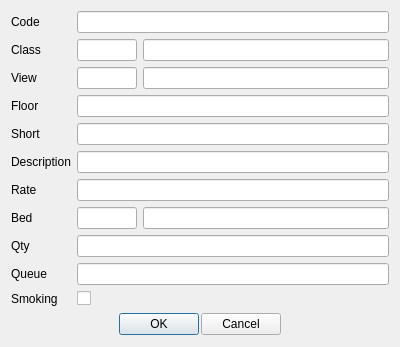
<?xml version="1.0" encoding="UTF-8"?>
<ui version="4.0">
 <class>DlgRoom</class>
 <widget class="QDialog" name="DlgRoom">
  <property name="geometry">
   <rect>
    <x>0</x>
    <y>0</y>
    <width>400</width>
    <height>324</height>
   </rect>
  </property>
  <property name="windowTitle">
   <string>Room</string>
  </property>
  <layout class="QVBoxLayout" name="verticalLayout">
   <item>
    <layout class="QGridLayout" name="gridLayout">
     <item row="0" column="0">
      <widget class="QLabel" name="label">
       <property name="text">
        <string>Code</string>
       </property>
      </widget>
     </item>
     <item row="4" column="0">
      <widget class="QLabel" name="label_3">
       <property name="text">
        <string>Short</string>
       </property>
      </widget>
     </item>
     <item row="1" column="0">
      <widget class="QLabel" name="label_2">
       <property name="text">
        <string>Class</string>
       </property>
      </widget>
     </item>
     <item row="0" column="1" colspan="2">
      <widget class="EQLineEdit" name="leCode"/>
     </item>
     <item row="1" column="1">
      <widget class="EQLineEdit" name="leClassCode">
       <property name="maximumSize">
        <size>
         <width>60</width>
         <height>16777215</height>
        </size>
       </property>
       <property name="ShowButton" stdset="0">
        <bool>true</bool>
       </property>
      </widget>
     </item>
     <item row="5" column="0">
      <widget class="QLabel" name="label_4">
       <property name="text">
        <string>Description</string>
       </property>
      </widget>
     </item>
     <item row="1" column="2">
      <widget class="EQLineEdit" name="leClassName">
       <property name="readOnly">
        <bool>true</bool>
       </property>
      </widget>
     </item>
     <item row="5" column="1" colspan="2">
      <widget class="EQLineEdit" name="leDescription"/>
     </item>
     <item row="7" column="2">
      <widget class="EQLineEdit" name="leBedName">
       <property name="readOnly">
        <bool>true</bool>
       </property>
      </widget>
     </item>
     <item row="6" column="0">
      <widget class="QLabel" name="label_5">
       <property name="text">
        <string>Rate</string>
       </property>
      </widget>
     </item>
     <item row="7" column="0">
      <widget class="QLabel" name="label_6">
       <property name="text">
        <string>Bed</string>
       </property>
      </widget>
     </item>
     <item row="4" column="1" colspan="2">
      <widget class="EQLineEdit" name="leShortName"/>
     </item>
     <item row="6" column="1" colspan="2">
      <widget class="EQLineEdit" name="leRate"/>
     </item>
     <item row="7" column="1">
      <widget class="EQLineEdit" name="leBedCode">
       <property name="maximumSize">
        <size>
         <width>60</width>
         <height>16777215</height>
        </size>
       </property>
       <property name="ShowButton" stdset="0">
        <bool>true</bool>
       </property>
      </widget>
     </item>
     <item row="3" column="0">
      <widget class="QLabel" name="label_7">
       <property name="text">
        <string>Floor</string>
       </property>
      </widget>
     </item>
     <item row="3" column="1" colspan="2">
      <widget class="EQLineEdit" name="leFloor"/>
     </item>
     <item row="10" column="0">
      <widget class="QLabel" name="label_9">
       <property name="text">
        <string>Smoking</string>
       </property>
      </widget>
     </item>
     <item row="9" column="0">
      <widget class="QLabel" name="label_8">
       <property name="text">
        <string>Queue</string>
       </property>
      </widget>
     </item>
     <item row="10" column="1">
      <widget class="QCheckBox" name="chSmoking">
       <property name="text">
        <string/>
       </property>
      </widget>
     </item>
     <item row="9" column="1" colspan="2">
      <widget class="EQLineEdit" name="leQueue"/>
     </item>
     <item row="2" column="0">
      <widget class="QLabel" name="label_10">
       <property name="text">
        <string>View</string>
       </property>
      </widget>
     </item>
     <item row="2" column="1">
      <widget class="EQLineEdit" name="leViewCode">
       <property name="maximumSize">
        <size>
         <width>60</width>
         <height>16777215</height>
        </size>
       </property>
       <property name="ShowButton" stdset="0">
        <bool>true</bool>
       </property>
      </widget>
     </item>
     <item row="2" column="2">
      <widget class="EQLineEdit" name="leViewName">
       <property name="readOnly">
        <bool>true</bool>
       </property>
      </widget>
     </item>
     <item row="8" column="0">
      <widget class="QLabel" name="label_11">
       <property name="text">
        <string>Qty</string>
       </property>
      </widget>
     </item>
     <item row="8" column="1" colspan="2">
      <widget class="EQLineEdit" name="leQty"/>
     </item>
    </layout>
   </item>
   <item>
    <widget class="QWidget" name="widget" native="true">
     <layout class="QHBoxLayout" name="horizontalLayout">
      <property name="spacing">
       <number>2</number>
      </property>
      <property name="leftMargin">
       <number>1</number>
      </property>
      <property name="topMargin">
       <number>1</number>
      </property>
      <property name="rightMargin">
       <number>1</number>
      </property>
      <property name="bottomMargin">
       <number>1</number>
      </property>
      <item>
       <spacer name="horizontalSpacer">
        <property name="orientation">
         <enum>Qt::Horizontal</enum>
        </property>
        <property name="sizeHint" stdset="0">
         <size>
          <width>40</width>
          <height>20</height>
         </size>
        </property>
       </spacer>
      </item>
      <item>
       <widget class="QPushButton" name="btnOK">
        <property name="text">
         <string>OK</string>
        </property>
       </widget>
      </item>
      <item>
       <widget class="QPushButton" name="btnCancel">
        <property name="text">
         <string>Cancel</string>
        </property>
       </widget>
      </item>
      <item>
       <spacer name="horizontalSpacer_2">
        <property name="orientation">
         <enum>Qt::Horizontal</enum>
        </property>
        <property name="sizeHint" stdset="0">
         <size>
          <width>95</width>
          <height>20</height>
         </size>
        </property>
       </spacer>
      </item>
     </layout>
    </widget>
   </item>
  </layout>
 </widget>
 <customwidgets>
  <customwidget>
   <class>EQLineEdit</class>
   <extends>QLineEdit</extends>
   <header location="global">eqlineedit.h</header>
   <slots>
    <signal>customButtonClicked(bool)</signal>
   </slots>
  </customwidget>
 </customwidgets>
 <resources/>
 <connections/>
</ui>
